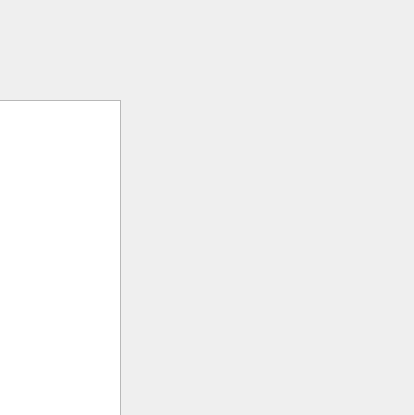
<?xml version="1.0" encoding="UTF-8"?>
<ui version="4.0">
 <class>Form</class>
 <widget class="QWidget" name="Form">
  <property name="geometry">
   <rect>
    <x>0</x>
    <y>0</y>
    <width>414</width>
    <height>415</height>
   </rect>
  </property>
  <property name="windowTitle">
   <string>Form</string>
  </property>
  <widget class="QWidget" name="verticalLayoutWidget">
   <property name="geometry">
    <rect>
     <x>0</x>
     <y>350</y>
     <width>291</width>
     <height>81</height>
    </rect>
   </property>
   <layout class="QVBoxLayout" name="verticalLayout"/>
  </widget>
  <widget class="QListWidget" name="listWidget">
   <property name="geometry">
    <rect>
     <x>-10</x>
     <y>100</y>
     <width>131</width>
     <height>321</height>
    </rect>
   </property>
  </widget>
 </widget>
 <resources/>
 <connections/>
</ui>
